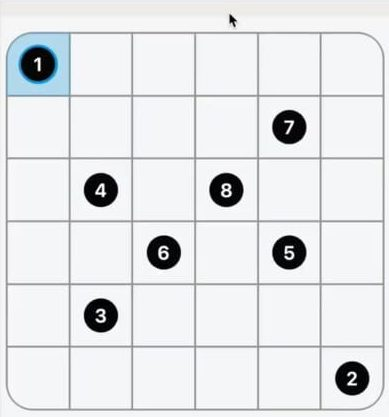
#> input picture zip/images/zip.jpg, 389 x 417 px
$ python -i utils.py   (imports and definitions only)
#> lines starting #> are read from the running program, lines starting #| are printed output that depends on the picture
#> further down, picture is the input picture: shape (417, 389, 3); mean B, G, R 231.3, 229.1, 227.4
# utils.py

import cv2
import numpy as np


def detect_corners_of_grid(intersections):
    """
    Given a list of (x,y) intersections, find the corners of the grid.
    """
    if len(intersections) < 4:
        raise ValueError("Not enough intersections to form a grid.")
    xs, ys = zip(*intersections)
    min_x, max_x = min(xs), max(xs)
    min_y, max_y = min(ys), max(ys)
    # Find corners
    tl = (min_x, min_y)  # Top-left
    rt = (max_x, min_y)  # Top-right
    bl = (min_x, max_y)  # Bottom-left
    br = (max_x, max_y)  # Bottom-right
    return tl, rt, bl, br


def cluster_positions(positions, eps=10):
    """Cluster 1D positions (x or y) using simple distance threshold."""
    positions = sorted(positions)
    clusters = []
    current_cluster = [positions[0]]

    for pos in positions[1:]:
        if abs(pos - current_cluster[-1]) < eps:
            current_cluster.append(pos)
        else:
            clusters.append(int(np.mean(current_cluster)))
            current_cluster = [pos]
    clusters.append(int(np.mean(current_cluster)))
    return clusters


def detect_grid_lines(img):
    if img is None:
        raise ValueError("Could not load image.")

    # find edges using Canny
    gray = cv2.cvtColor(img, cv2.COLOR_BGR2GRAY)
    blurred = cv2.GaussianBlur(gray, (5, 5), 0)
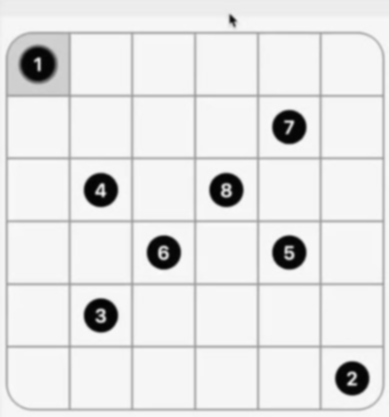
#> blurred: shape (417, 389); min 2, max 252, mean 228.9
    edges = cv2.Canny(blurred, 50, 150)
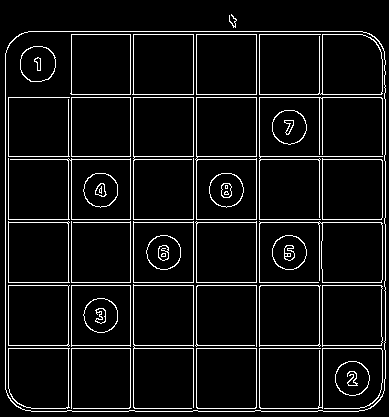
#> edges: shape (417, 389); 7.1% white in thin lines or dots

    # Detect lines using HoughLinesP
    lines = cv2.HoughLinesP(
        edges,
        rho=1,
        theta=np.pi / 180,
        threshold=100,
        minLineLength=50,
        maxLineGap=10,
    )
#> lines = 28 rows, first 6: [71, 410, 71, 31], [5, 345, 384, 345], [322, 410, 322, 269], [5, 282, 384, 282], [5, 97, 384, 97], [5, 159, 384, 159]

    if lines is None:
        raise ValueError("No lines detected.")

    vertical_lines = []
    horizontal_lines = []

    # find vertical and horizontal lines
    for line in lines:
        x1, y1, x2, y2 = line[0]
        dx = x2 - x1
        dy = y2 - y1

        if dx == 0:  # perfectly vertical
            vertical_lines.append((x1, y1, x2, y2))
        elif dy == 0:  # perfectly horizontal
            horizontal_lines.append((x1, y1, x2, y2))
        else:
            angle = abs(np.arctan2(dy, dx))
            if angle < np.pi / 6:
                horizontal_lines.append((x1, y1, x2, y2))
            elif angle > np.pi / 3:
                vertical_lines.append((x1, y1, x2, y2))
#> this loop made 28 passes
#> (x1, y1, x2, y2, dx, dy) on passes 1 to 12: (71, 410, 71, 31, 0, -379), (5, 345, 384, 345, 379, 0), (322, 410, 322, 269, 0, -141), (5, 282, 384, 282, 379, 0), (5, 97, 384, 97, 379, 0), (5, 159, 384, 159, 379, 0), (5, 156, 384, 156, 379, 0), (319, 410, 319, 31, 0, -379), (259, 410, 259, 31, 0, -379), (5, 222, 384, 222, 379, 0), (5, 348, 384, 348, 379, 0), (28, 31, 362, 31, 334, 0)
#> after the loop, horizontal_lines = 14 items, first 6: (5, 345, 384, 345), (5, 282, 384, 282), (5, 97, 384, 97), (5, 159, 384, 159), (5, 156, 384, 156), (5, 222, 384, 222); vertical_lines = 14 items, first 6: (71, 410, 71, 31), (322, 410, 322, 269), (319, 410, 319, 31), (259, 410, 259, 31), (193, 410, 193, 34), (196, 410, 196, 34)

    print(f"Raw vertical lines: {len(vertical_lines)}")
#| Raw vertical lines: 14
    print(f"Raw horizontal lines: {len(horizontal_lines)}")
#| Raw horizontal lines: 14

    # Cluster x-positions of vertical lines and y-positions of horizontal lines
    x_positions = [x1 for (x1, y1, x2, y2) in vertical_lines]
#> x_positions = [71, 322, 319, 259, 193, 196, 256, 133, 130, 5, 8, 68, 385, 382]
    y_positions = [y1 for (x1, y1, x2, y2) in horizontal_lines]
#> y_positions = [345, 282, 97, 159, 156, 222, 348, 31, 411, 219, 408, 285, 94, 34]

    clustered_xs = cluster_positions(x_positions, eps=10)
#> in cluster_positions, `positions = sorted(positions)`: positions = [5, 8, 68, 71, 130, 133, 193, 196, 256, 259, 319, 322, 382, 385]
#> in cluster_positions, `current_cluster = [positions[0]]`: current_cluster = [5]
#> the loop in cluster_positions, `for pos in positions[1:]:` made 13 passes
#> (pos, current_cluster) on passes 2, 4, 6, 8, 10, 12: (68, [68]), (130, [130]), (193, [193]), (256, [256]), (319, [319]), (382, [382])
#> pos on passes 1, 3, 5, 7, 9, 11: 8, 71, 133, 196, 259, 322
#> after the loop in cluster_positions, `for pos in positions[1:]:`: clusters = [6, 69, 131, 194, 257, 320]
#> clustered_xs = [6, 69, 131, 194, 257, 320, 383]
    clustered_ys = cluster_positions(y_positions, eps=10)
#> the loop in cluster_positions (call 2), `for pos in positions[1:]:` made 13 passes
#> (pos, current_cluster) on passes 2, 4, 6, 8, 10, 12: (94, [94]), (156, [156]), (219, [219]), (282, [282]), (345, [345]), (408, [408])
#> pos on passes 1, 3, 5, 7, 9, 11: 34, 97, 159, 222, 285, 348
#> clustered_ys = [32, 95, 157, 220, 283, 346, 409]

    # get vertical and horizontal lines and from clustered positions
    print(f"Clustered vertical lines: {len(clustered_xs)}")
#| Clustered vertical lines: 7
    print(f"Clustered horizontal lines: {len(clustered_ys)}")
#| Clustered horizontal lines: 7

    height, width = img.shape[:2]
#> height = 417; width = 389

    # Generate clean vertical and horizontal lines from clusters
    vertical_lines_clean = [(x, 0, x, height) for x in clustered_xs]
#> vertical_lines_clean = [(6, 0, 6, 417), (69, 0, 69, 417), (131, 0, 131, 417), (194, 0, 194, 417), (257, 0, 257, 417), (320, 0, 320, 417), (383, 0, 383, 417)]
    horizontal_lines_clean = [(0, y, width, y) for y in clustered_ys]
#> horizontal_lines_clean = [(0, 32, 389, 32), (0, 95, 389, 95), (0, 157, 389, 157), (0, 220, 389, 220), (0, 283, 389, 283), (0, 346, 389, 346), (0, 409, 389, 409)]

    # Compute intersections
    intersections = [(x, y) for x in clustered_xs for y in clustered_ys]
#> intersections = 49 pairs, first value 6 to 383, second value 32 to 409
    print(f"Intersections found: {len(intersections)}")
#| Intersections found: 49
    (tl, tr, bl, br) = detect_corners_of_grid(intersections)
#> in detect_corners_of_grid, `xs, ys = zip(*intersections)`: xs = 49 values from 6 to 383; ys = 49 values, max 409 at index 6, min 32 at index 0, mean 220.3
#> in detect_corners_of_grid, `min_x, max_x = min(xs), max(xs)`: min_x = 6; max_x = 383
#> in detect_corners_of_grid, `min_y, max_y = min(ys), max(ys)`: min_y = 32; max_y = 409
#> in detect_corners_of_grid, `tl = (min_x, min_y)`: tl = (6, 32)
#> in detect_corners_of_grid, `rt = (max_x, min_y)`: rt = (383, 32)
#> in detect_corners_of_grid, `bl = (min_x, max_y)`: bl = (6, 409)
#> in detect_corners_of_grid, `br = (max_x, max_y)`: br = (383, 409)
#> tl = (6, 32); tr = (383, 32); bl = (6, 409); br = (383, 409)

    # Return all intersctions inside (tl, tr, bl, br)
    intersections = [
        (x, y)
        for (x, y) in intersections
        if tl[0] <= x <= tr[0] and tl[1] <= y <= bl[1]
    ]
    clustered_xs = [x for x in clustered_xs if tl[0] <= x <= tr[0]]
    clustered_ys = [y for y in clustered_ys if tl[1] <= y <= bl[1]]

    return intersections, clustered_xs, clustered_ys


def cut_cells_from_image(img, xs, ys):
    """Cut cells from an image based on clustered x and y lines positions."""
    if img is None:
        raise ValueError("Could not load image.")

    cells = []
    for i in range(len(xs) - 1):
        for j in range(len(ys) - 1):
            x1, x2 = xs[i], xs[i + 1]
            y1, y2 = ys[j], ys[j + 1]
            cell_img = img[y1:y2, x1:x2]
            cells.append(cell_img)

    return cells

>>> import cv2
>>> picture = cv2.imread('zip/images/zip.jpg')
>>> result = detect_grid_lines(picture)
